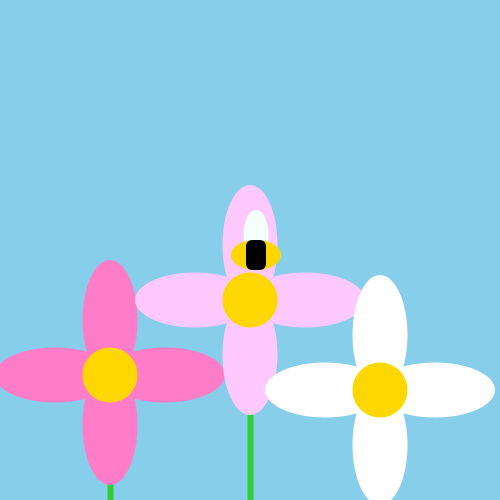
Frame 1 (no input)
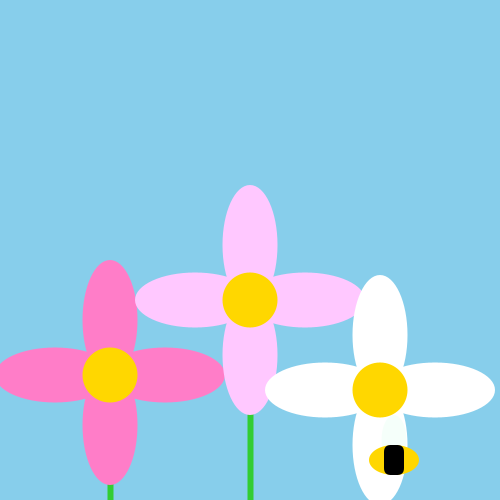
Frame 60 (the mouse pressed at the canvas centre just before this capture)
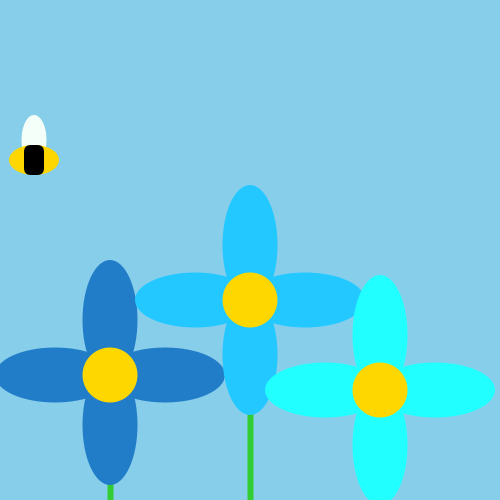
Frame 120 (the mouse held since frame 60 and released just before this capture)

The Processing sketch that drew these frames (run headless with seeded random() and noise(); from frame 60 on, the mouse is pressed at the canvas centre):

// Processing sketch: processing_97081
// ── processing_97081.pde

 /*Victor Krafft Vico_2º Gedi_Informàtica
Dibuix d'una abella polinitzant les flors que es mou per la pantalla tot sol*/
 

 int posX, posY, velX, velY;
 int x; int y;
 /*Definim el tamany i el color de fons del dibuix*/

void setup() {
  size(500,500);
  background(30,144,250);
 stroke(255);
 strokeWeight(0);
   posX = width/2;
  posY = height/2;
  velX = 6;
  velY = 5;
}

//A continuació crearem un nou entorn en el que es mourá l'abella, el seu habitat//


void draw(){
 
background(#87CEEB);//en aqui he posat un background per tal de que se'm vagi borrant la figura i no quedi el rastre//

//Dibuixem primer les tijes de les flors//
//actualitzem posicions//
 
  posX = posX+velX;
  posY = posY+velY;

strokeWeight(6);
stroke(#32CD32);
line(110,375,110,500);
line(250,300,250,500);
line(380,390,380,500);

noStroke();
fill(posX,125,200); //els petals de les flors canviaran de color quan l'abella es mogui en l'eix de les X//

ellipse(110,320,55,120);
ellipse(165,375,120,55);
ellipse(110,425,55,120);
ellipse(55,375,120,55);

fill(posX,200,375);
ellipse(250,355,55,120);
ellipse(305,300,120,55);
ellipse(250,245,55,120);
ellipse(195,300,120,55);

fill(posX,375,480);
ellipse(380,335,55,120);
ellipse(435,390,120,55);
ellipse(380,445,55,120);
ellipse(325,390,120,55);

fill(#FFD700);
ellipse(110,375,55,55);
ellipse(250,300,55,55);
ellipse(380,390,55,55);

//Aquest es el dibuix de l'abella, afegint-li posX i posY fem que l'abella es mogui//

fill(#F5FFFA);
ellipse(posX,posY-20,25,50);

fill(#FFD700);
ellipse(posX,posY,50,30);

fill(0);
rect(posX-10,posY-15,20,30,7);

  //comprovem la posicio X
  if((posX<0)||(posX>width)){
    velX = -velX;
  } 
    //comprovem la posicio Y
  if((posY<0)||(posY>height)){
    velY = -velY;
  } 
}
